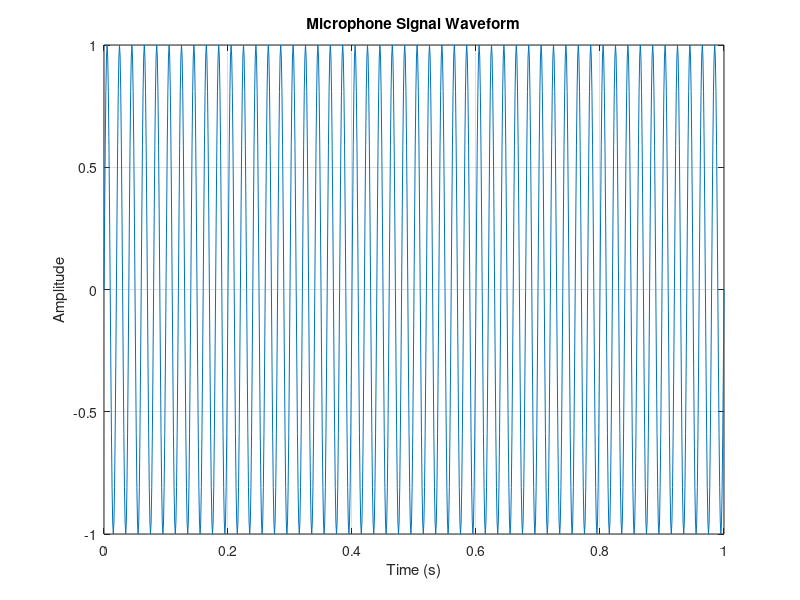

Write MATLAB code to recreate this figure.
% Waveform Visualization Script
% Smart Voice Classification System

clear;
clc;

fs = 1000;                 % Sampling frequency
t = 0:1/fs:1;              % Time vector

% Example waveform
signal = sin(2*pi*50*t);

figure;
plot(t, signal);

xlabel('Time (s)');
ylabel('Amplitude');
title('Microphone Signal Waveform');
grid on;
